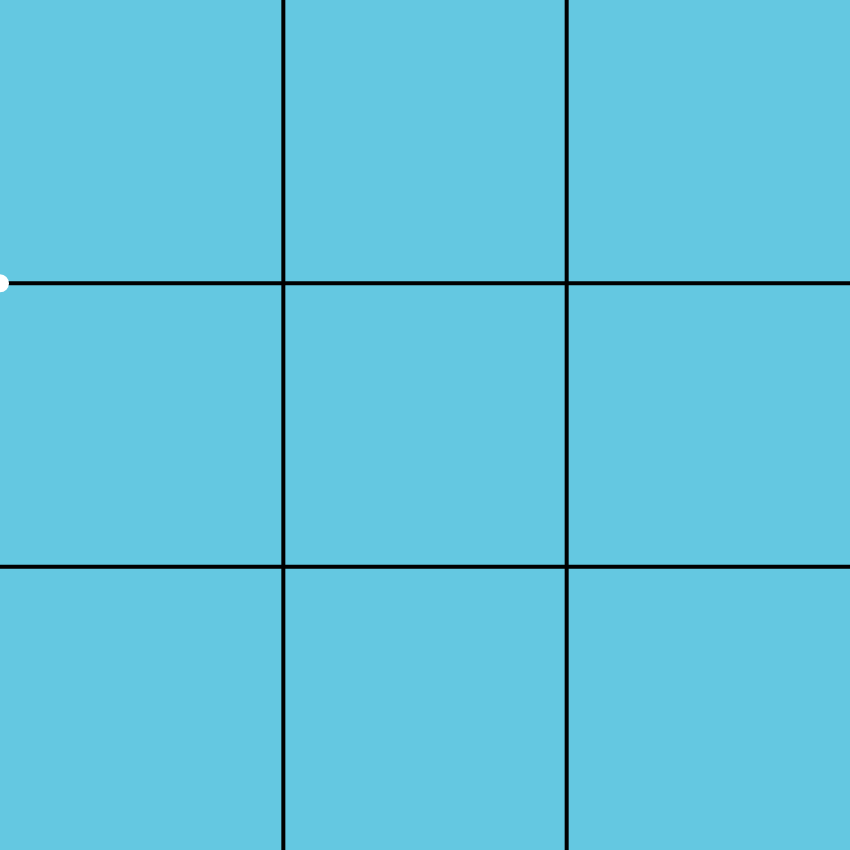
Frame 1 (no input)
Frame 60 (no input): identical to frame 1, image omitted
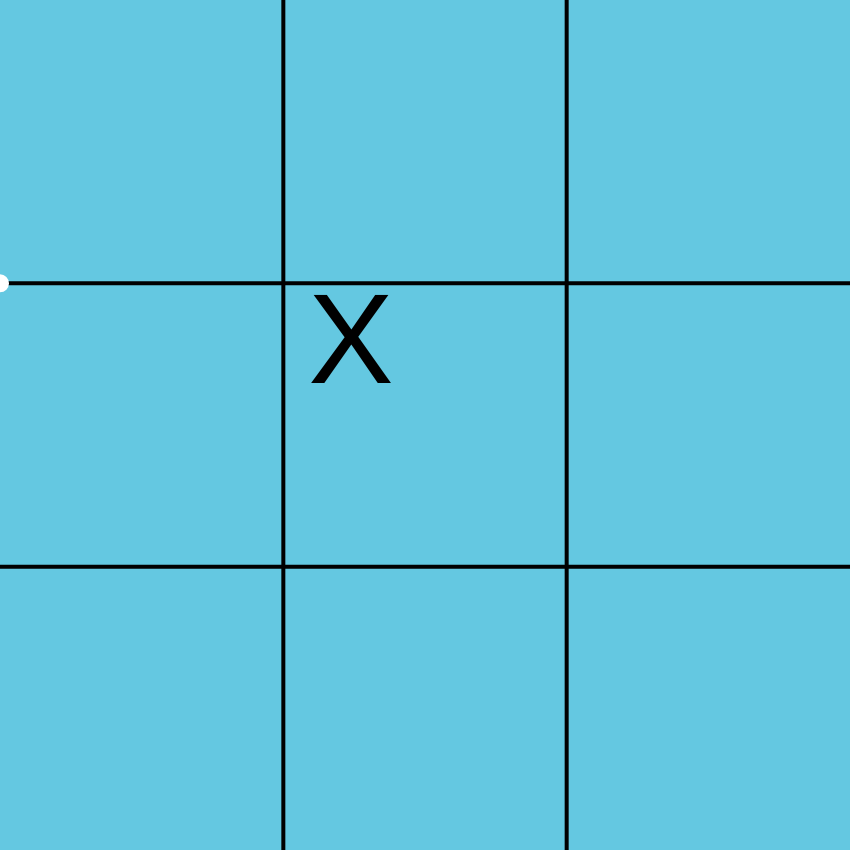
Frame 120 (the mouse pressed at the canvas centre since frame 60)

The p5.js sketch that drew these frames (run headless with seeded random() and noise() and a simulated clock; from frame 60 on, the mouse is pressed at the canvas centre):

// p5.js sketch
// ── sketch.js
let player_default = 'X';
let computer_default = 'O';
let all_lines;
let line_cordinates;
let board = [
    ['_', '_', '_'],
    ['_', '_', '_'],
    ['_', '_', '_'],
]

function setup() {
    createCanvas(windowHeight - 150, windowHeight - 150);
    all_lines = [
        [width / 3, 0, width / 3, height],
        [width * 2 / 3, 0, width * 2 / 3, height],
        [0, height / 3, width, height / 3],
        [0, height * 2 / 3, width, height * 2 / 3],
    ];
    // From this line cordinates the 4 lines are made up of
    line_cordinates = [
        [0, width / 3, width * 2 / 3, width],
        [0, height / 3, height * 2 / 3, height]

    ];

}

function draw_board() {
    textSize(128);
    noStroke();
    for (let i = 0; i < board.length; i++) {
        for (let j = 0; j < board[0].length; j++) {
            if (board[i][j] != '_') {
                text(board[i][j], line_cordinates[1][j] + 25, line_cordinates[0][i] + 100);
            }
        }
    }
}
function giveWhiteSpaces(param_board) {
    let returning_list = [];
    for (let i = 0; i < param_board.length; i++) {
        for (let j = 0; j < param_board[0].length; j++) {
            if (param_board[i][j] == '_') {
                returning_list.push([i, j]);
            }
        }
    }
    return returning_list;
}
function whoWin(param_board) {
    let winned = undefined;
    // Checking Horizontal,Vertical side and i here means rows and j here means columns
    for (let i = 0; i < param_board.length; i++) {
        let ias_hv = [true,true];
        // Sorry for my bad variable naming but it is - 'is all same horizontal and vertical'
        // Horizontal Here
        let j;
        for (j = 0; j < param_board[0].length - 1; j++) {
            // Horizontal checking
            if (param_board[i][j] != param_board[i][j + 1]) {
                ias_hv[0] = false;
            }
            // Vertical Checking
            if(param_board[j][i] != param_board[j+1][i]){
                ias_hv[1] = false;
            }
        }
        if (ias_hv[0] && param_board[i][j] != '_' ) {
            winned = param_board[i][j];
        }
        else if(ias_hv[1] && param_board[j][i] != '_'){
            winned = param_board[j][i];
        }
    }
    // Now checking diagonally I know i can do it by for loop for checking in board more than 9 tiles but i am so lazy
    if(param_board[0][0] == param_board[1][1] && param_board[1][1] == param_board[2][2]){
        winned = param_board[1][1];
    }
    else if(param_board[0][2] == param_board[1][1] && param_board[2][0]){
        winned = param_board[1][1];
    }
    if(winned == computer_default){
        return -1;
    }
    else if(winned == player_default){
        return 1;
    }
    else{
        return 0;
    }
}

// Min is Computer and Max is Player
function miniMax(param_board, turn) {
    let avlWhSpace = giveWhiteSpaces(param_board);
    // avlWhSpace means avlaibleWhiteSpace
    if(avlWhSpace.length == 0){
        return whoWin(param_board);
    }
    else{
        let all_recursion_returns = [];
        let next_turn;
        if(turn == computer_default){next_turn=player_default;}
        else if(turn == player_default){next_turn=computer_default};
        // Trying in all avlaiable white spaces so that i can minimax
        for(let i=0;i<avlWhSpace.length;i++){
            let old_value = [avlWhSpace[i][0]][avlWhSpace[i][1]];
            param_board[avlWhSpace[i][0]][avlWhSpace[i][1]] = turn;
            let recursion_return = miniMax(param_board,next_turn);
            param_board[avlWhSpace[i][0]][avlWhSpace[i][1]] = old_value;
            all_recursion_returns.push(recursion_return);
        }
        if(turn == computer_default){
            return Math.min(all_recursion_returns);
        }
        else if(turn == player_default){
            return Math.max(all_recursion_returns);
        }
    }
}
function logic_of_game(){

}


function isClickedThere() {
    if (mouseIsPressed && mouseButton == LEFT) {
        for (let start_index_1 = 0; start_index_1 < line_cordinates[0].length - 1; start_index_1++) {
            for (let start_index_2 = 0; start_index_2 < line_cordinates[0].length - 1; start_index_2++) {
                let end_index_1 = start_index_1 + 1;
                let end_index_2 = start_index_2 + 1;
                let isMur = (line_cordinates[0][start_index_1] < mouseY) && (mouseY < line_cordinates[0][end_index_1]) && (line_cordinates[1][start_index_2] < mouseX) && (mouseX < line_cordinates[1][end_index_2]);
                // isMur Full form isMouseUnderrectangle
                if (isMur && board[start_index_1][start_index_2] == '_') {
                    board[start_index_1][start_index_2] = player_default;
                }
            }
        }
        logic_of_game();
    }
}

function draw() {
    background(color(100, 200, 225));
    // Basic Lines Drawing For Seperation
    strokeWeight(4);
    stroke(color('black'));
    for (let no_drawned = 0; no_drawned < all_lines.length; no_drawned++) {
        let l_c = all_lines[no_drawned];
        // l_c means line cordiantes
        line(l_c[0], l_c[1], l_c[2], l_c[3]);
    }
    // draw_board();
    strokeWeight(18);
    stroke(color('white'));
    // point(0,0);
    // point(0,height/3);
    point(0, width / 3);
    // point(0,width * 2 / 3);
    // point(0,width);
    // point(height / 3,0);
    // point(width/3,width*2/3);
    // point(width/3,height/3);
    // for (let i = 0; i < line_cordinates.length; i++) {
    //     point(line_cordinates[0][i],line_cordinates[1][i]);
    // }
    draw_board();
    isClickedThere();
}
